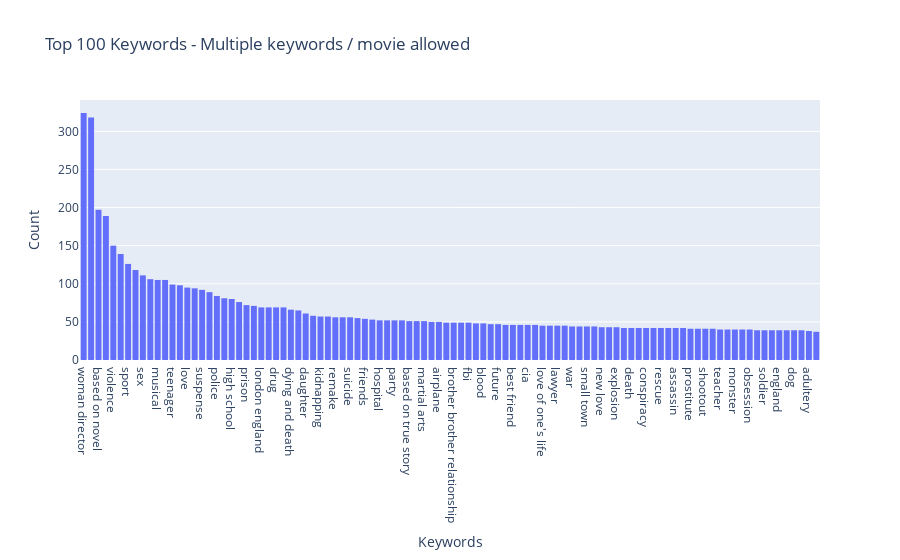

Notebook cell for this chart:
### Code cell
# And keyword histogram
fig = px.histogram(keywords_df.head(100), x='keywords', y='count', title='Top 100 Keywords - Multiple keywords / movie allowed')
fig.update_layout(yaxis_title='Count', xaxis_title = 'Keywords')
fig.show()

### Figure 1 — Plotly figure (JSON) as saved in the notebook; plotly's stock layout.template omitted (floating-point values rounded to 4 significant figures)
{"data": [{"alignmentgroup": "True", "bingroup": "x", "histfunc": "sum", "hovertemplate": "keywords=%{x}<br>sum of count=%{y}<extra></extra>", "legendgroup": "", "marker": {"color": "#636efa"}, "name": "", "offsetgroup": "", "orientation": "v", "showlegend": false, "type": "histogram", "x": ["woman director", "independent film", "based on novel", "murder", "violence", "dystopia", "sport", "revenge", "sex", "friendship", "musical", "biography", "teenager", "3d", "love", "sequel", "suspense", "new york", "police", "los angeles", "high school", "alien", "prison", "nudity", "london england", "family", "drug", "superhero", "dying and death", "father son relationship", "daughter", "world war ii", "kidnapping", "wedding", "remake", "serial killer", "suicide", "magic", "friends", "corruption", "hospital", "based on comic book", "party", "escape", "based on true story", "time travel", "martial arts", "investigation", "airplane", "survival", "brother brother relationship", "female nudity", "fbi", "money", "blood", "fight", "future", "gay", "best friend", "music", "cia", "secret", "love of one's life", "zombie", "lawyer", "paris", "war", "flashback", "small town", "undercover", "new love", "based on young adult novel", "explosion", "vampire", "death", "witch", "conspiracy", "rape", "rescue", "wife husband relationship", "assassin", "jealousy", "prostitute", "journalist", "shootout", "divorce", "teacher", "robbery", "monster", "spy", "obsession", "detective", "soldier", "new york city", "england", "gore", "dog", "hotel", "adultery", "alcohol"], "xaxis": "x", "y": [324, 318, 197, 189, 150, 139, 126, 118, 111, 106, 105, 105, 99, 98, 95, 94, 92, 89, 84, 81, 80, 76, 72, 71, 69, 69, 69, 69, 66, 65, 61, 58, 57, 57, 56, 56, 56, 55, 54, 53, 52, 52, 52, 52, 51, 51, 51, 50, 50, 49, 49, 49, 49, 48, 48, 47, 47, 46, 46, 46, 46, 46, 45, 45, 45, 45, 44, 44, 44, 44, 43, 43, 43, 42, 42, 42, 42, 42, 42, 42, 42, 42, 41, 41, 41, 41, 40, 40, 40, 40, 40, 39, 39, 39, 39, 39, 39, 39, 38, 37], "yaxis": "y"}], "layout": {"barmode": "relative", "legend": {"tracegroupgap": 0}, "title": {"text": "Top 100 Keywords - Multiple keywords / movie allowed"}, "xaxis": {"anchor": "y", "domain": [0, 1], "title": {"text": "Keywords"}}, "yaxis": {"anchor": "x", "domain": [0, 1], "title": {"text": "Count"}}}}
